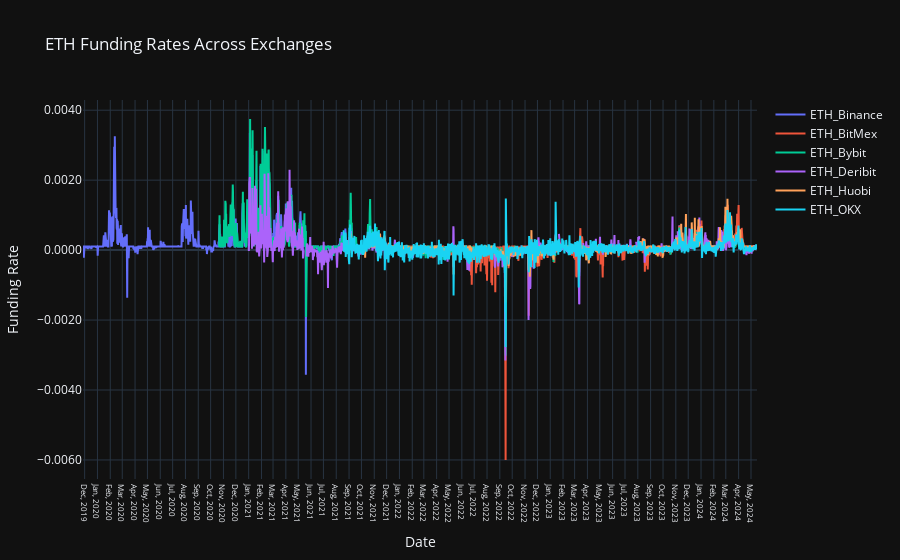

Notebook cell for this chart:
### Code cell
# Step 3: Create an interactive plot
fig = go.Figure()

for exchange in exchange_data.keys():
    fig.add_trace(go.Scatter(
        x=merged_df_eth.index,
        y=merged_df_eth[f"{exchange}_funding_rate"],
        mode='lines',
        name=exchange
    ))

fig.update_layout(
    title='ETH Funding Rates Across Exchanges',
    xaxis_title='Date',
    yaxis_title='Funding Rate',
    xaxis=dict(
        tickformat="%b, %Y",  # Display date in Month Day, Year format
        dtick="M1", # Set tick interval to 1 month; for weekly, use "D7"
        tickfont=dict(size=8)
    ),
    yaxis=dict(
        tickformat=".4f"
    ),
)

fig.show()

### Figure 1 — Plotly figure (JSON) as saved in the notebook; plotly's stock layout.template omitted (floating-point values rounded to 4 significant figures; data arrays with more than 128 entries replaced by an {"elided": "..."} marker saying what was removed)
{"data": [{"mode": "lines", "name": "ETH_Binance", "x": {"elided": "3264 str values"}, "y": {"elided": "3264 float values"}, "type": "scatter"}, {"mode": "lines", "name": "ETH_BitMex", "x": {"elided": "3264 str values"}, "y": {"elided": "3264 float values"}, "type": "scatter"}, {"mode": "lines", "name": "ETH_Bybit", "x": {"elided": "3264 str values"}, "y": {"elided": "3264 float values"}, "type": "scatter"}, {"mode": "lines", "name": "ETH_Deribit", "x": {"elided": "3264 str values"}, "y": {"elided": "3264 float values"}, "type": "scatter"}, {"mode": "lines", "name": "ETH_Huobi", "x": {"elided": "3264 str values"}, "y": {"elided": "3264 float values"}, "type": "scatter"}, {"mode": "lines", "name": "ETH_OKX", "x": {"elided": "3264 str values"}, "y": {"elided": "3264 float values"}, "type": "scatter"}], "layout": {"xaxis": {"tickfont": {"size": 8}, "title": {"text": "Date"}, "tickformat": "%b, %Y", "dtick": "M1"}, "yaxis": {"title": {"text": "Funding Rate"}, "tickformat": ".4f"}, "title": {"text": "ETH Funding Rates Across Exchanges"}}}
